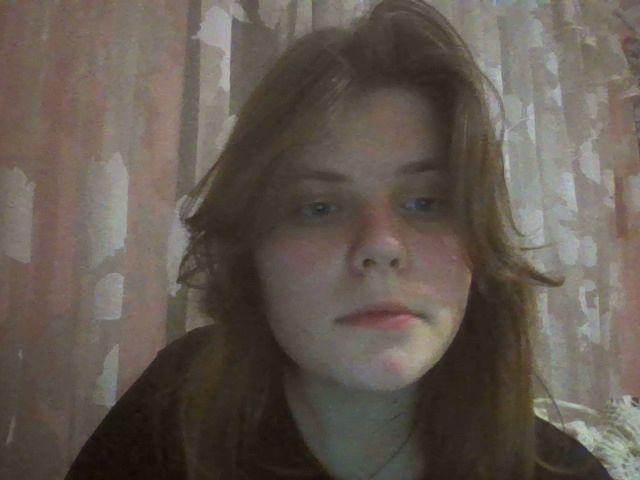
#> input picture lab8/DIACHENKO.jpg, 640 x 480 px
$ python lr_8_task_4.py
#> lines starting #> are read from the running program, lines starting #| are printed output that depends on the picture; after the words box and inside, x2 and y2 are one past the last pixel; in counts of white or black regions, pixels touching at a corner belong together
# -*- coding: utf-8 -*-
"""LR_8_task_4.ipynb

Automatically generated by Colaboratory.

Original file is located at
    https://colab.research.google.com/drive/1HSqZ73IywvTA2LAY7s-7tPByw0PuOX3t
"""

# Імпорт бібліотек та модулів
import cv2
from google.colab.patches import cv2_imshow

# Ініціалізація класифікатора для виявлення обличчя
faceCascade = cv2.CascadeClassifier("haarcascade_frontalface_default.xml")

# Зчитування зображення з файлу
img = cv2.imread('DIACHENKO.jpg')
#> img is the input picture: shape (480, 640, 3); mean B, G, R 81.1, 89.8, 98.6

# Перетворення зображення у відтінки сірого
imgGray = cv2.cvtColor(img, cv2.COLOR_BGR2GRAY)
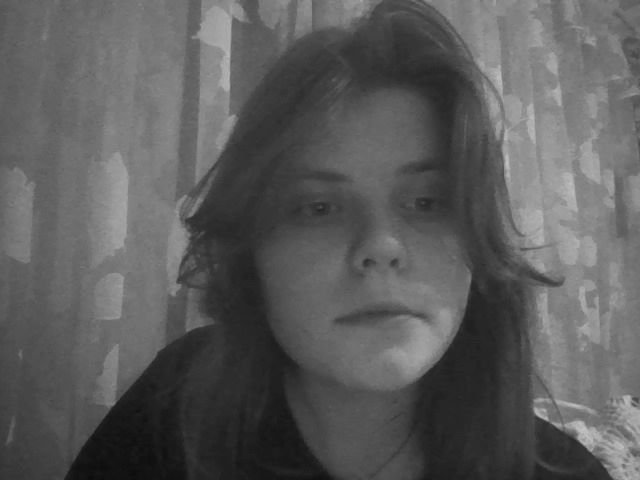
#> imgGray: shape (480, 640); min 12, max 195, mean 91.4

# Виявлення обличчя на зображенні
faces = faceCascade.detectMultiScale(imgGray, 1.1, 4)
#> faces = [[234, 110, 275, 275]]

# Обробка та виділення областей, де знайдено обличчя
for (x, y, w, h) in faces:
    cv2.rectangle(img, (x, y), (x+w, y+h), (255, 0, 0), 2)
#> this loop made 1 pass
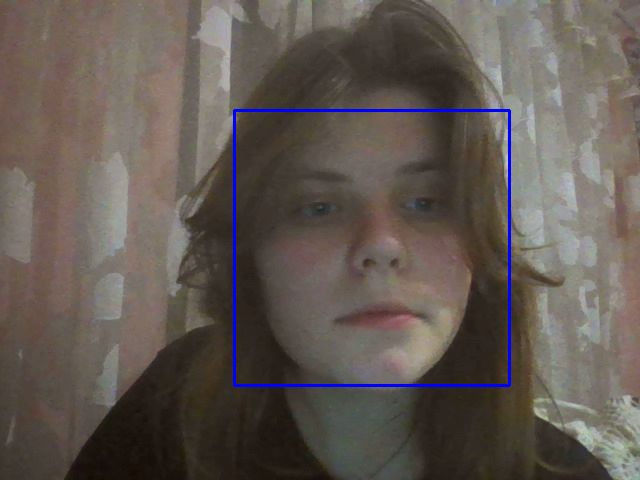
#> img: shape (480, 640, 3); 1.07% of pixels changed, all inside (x1, y1, x2, y2) = (233, 109, 511, 387)

# Виведення зображення з виділеними областями обличчя
cv2_imshow(img)

# Очікування натискання клавіші для завершення відображення
cv2.waitKey(0)
